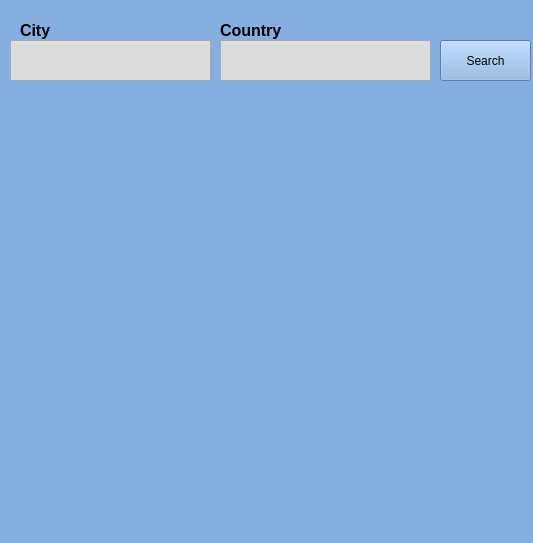
<?xml version="1.0" encoding="UTF-8"?>
<ui version="4.0">
 <class>Form</class>
 <widget class="QWidget" name="Form">
  <property name="geometry">
   <rect>
    <x>0</x>
    <y>0</y>
    <width>533</width>
    <height>543</height>
   </rect>
  </property>
  <property name="palette">
   <palette>
    <active>
     <colorrole role="WindowText">
      <brush brushstyle="SolidPattern">
       <color alpha="255">
        <red>0</red>
        <green>0</green>
        <blue>0</blue>
       </color>
      </brush>
     </colorrole>
     <colorrole role="Button">
      <brush brushstyle="SolidPattern">
       <color alpha="255">
        <red>134</red>
        <green>175</green>
        <blue>225</blue>
       </color>
      </brush>
     </colorrole>
     <colorrole role="Light">
      <brush brushstyle="SolidPattern">
       <color alpha="255">
        <red>235</red>
        <green>244</green>
        <blue>255</blue>
       </color>
      </brush>
     </colorrole>
     <colorrole role="Midlight">
      <brush brushstyle="SolidPattern">
       <color alpha="255">
        <red>184</red>
        <green>209</green>
        <blue>240</blue>
       </color>
      </brush>
     </colorrole>
     <colorrole role="Dark">
      <brush brushstyle="SolidPattern">
       <color alpha="255">
        <red>67</red>
        <green>87</green>
        <blue>112</blue>
       </color>
      </brush>
     </colorrole>
     <colorrole role="Mid">
      <brush brushstyle="SolidPattern">
       <color alpha="255">
        <red>89</red>
        <green>117</green>
        <blue>150</blue>
       </color>
      </brush>
     </colorrole>
     <colorrole role="Text">
      <brush brushstyle="SolidPattern">
       <color alpha="255">
        <red>0</red>
        <green>0</green>
        <blue>0</blue>
       </color>
      </brush>
     </colorrole>
     <colorrole role="BrightText">
      <brush brushstyle="SolidPattern">
       <color alpha="255">
        <red>255</red>
        <green>255</green>
        <blue>255</blue>
       </color>
      </brush>
     </colorrole>
     <colorrole role="ButtonText">
      <brush brushstyle="SolidPattern">
       <color alpha="255">
        <red>0</red>
        <green>0</green>
        <blue>0</blue>
       </color>
      </brush>
     </colorrole>
     <colorrole role="Base">
      <brush brushstyle="SolidPattern">
       <color alpha="255">
        <red>255</red>
        <green>255</green>
        <blue>255</blue>
       </color>
      </brush>
     </colorrole>
     <colorrole role="Window">
      <brush brushstyle="SolidPattern">
       <color alpha="255">
        <red>134</red>
        <green>175</green>
        <blue>225</blue>
       </color>
      </brush>
     </colorrole>
     <colorrole role="Shadow">
      <brush brushstyle="SolidPattern">
       <color alpha="255">
        <red>0</red>
        <green>0</green>
        <blue>0</blue>
       </color>
      </brush>
     </colorrole>
     <colorrole role="AlternateBase">
      <brush brushstyle="SolidPattern">
       <color alpha="255">
        <red>194</red>
        <green>215</green>
        <blue>240</blue>
       </color>
      </brush>
     </colorrole>
     <colorrole role="ToolTipBase">
      <brush brushstyle="SolidPattern">
       <color alpha="255">
        <red>255</red>
        <green>255</green>
        <blue>220</blue>
       </color>
      </brush>
     </colorrole>
     <colorrole role="ToolTipText">
      <brush brushstyle="SolidPattern">
       <color alpha="255">
        <red>0</red>
        <green>0</green>
        <blue>0</blue>
       </color>
      </brush>
     </colorrole>
    </active>
    <inactive>
     <colorrole role="WindowText">
      <brush brushstyle="SolidPattern">
       <color alpha="255">
        <red>0</red>
        <green>0</green>
        <blue>0</blue>
       </color>
      </brush>
     </colorrole>
     <colorrole role="Button">
      <brush brushstyle="SolidPattern">
       <color alpha="255">
        <red>134</red>
        <green>175</green>
        <blue>225</blue>
       </color>
      </brush>
     </colorrole>
     <colorrole role="Light">
      <brush brushstyle="SolidPattern">
       <color alpha="255">
        <red>235</red>
        <green>244</green>
        <blue>255</blue>
       </color>
      </brush>
     </colorrole>
     <colorrole role="Midlight">
      <brush brushstyle="SolidPattern">
       <color alpha="255">
        <red>184</red>
        <green>209</green>
        <blue>240</blue>
       </color>
      </brush>
     </colorrole>
     <colorrole role="Dark">
      <brush brushstyle="SolidPattern">
       <color alpha="255">
        <red>67</red>
        <green>87</green>
        <blue>112</blue>
       </color>
      </brush>
     </colorrole>
     <colorrole role="Mid">
      <brush brushstyle="SolidPattern">
       <color alpha="255">
        <red>89</red>
        <green>117</green>
        <blue>150</blue>
       </color>
      </brush>
     </colorrole>
     <colorrole role="Text">
      <brush brushstyle="SolidPattern">
       <color alpha="255">
        <red>0</red>
        <green>0</green>
        <blue>0</blue>
       </color>
      </brush>
     </colorrole>
     <colorrole role="BrightText">
      <brush brushstyle="SolidPattern">
       <color alpha="255">
        <red>255</red>
        <green>255</green>
        <blue>255</blue>
       </color>
      </brush>
     </colorrole>
     <colorrole role="ButtonText">
      <brush brushstyle="SolidPattern">
       <color alpha="255">
        <red>0</red>
        <green>0</green>
        <blue>0</blue>
       </color>
      </brush>
     </colorrole>
     <colorrole role="Base">
      <brush brushstyle="SolidPattern">
       <color alpha="255">
        <red>255</red>
        <green>255</green>
        <blue>255</blue>
       </color>
      </brush>
     </colorrole>
     <colorrole role="Window">
      <brush brushstyle="SolidPattern">
       <color alpha="255">
        <red>134</red>
        <green>175</green>
        <blue>225</blue>
       </color>
      </brush>
     </colorrole>
     <colorrole role="Shadow">
      <brush brushstyle="SolidPattern">
       <color alpha="255">
        <red>0</red>
        <green>0</green>
        <blue>0</blue>
       </color>
      </brush>
     </colorrole>
     <colorrole role="AlternateBase">
      <brush brushstyle="SolidPattern">
       <color alpha="255">
        <red>194</red>
        <green>215</green>
        <blue>240</blue>
       </color>
      </brush>
     </colorrole>
     <colorrole role="ToolTipBase">
      <brush brushstyle="SolidPattern">
       <color alpha="255">
        <red>255</red>
        <green>255</green>
        <blue>220</blue>
       </color>
      </brush>
     </colorrole>
     <colorrole role="ToolTipText">
      <brush brushstyle="SolidPattern">
       <color alpha="255">
        <red>0</red>
        <green>0</green>
        <blue>0</blue>
       </color>
      </brush>
     </colorrole>
    </inactive>
    <disabled>
     <colorrole role="WindowText">
      <brush brushstyle="SolidPattern">
       <color alpha="255">
        <red>67</red>
        <green>87</green>
        <blue>112</blue>
       </color>
      </brush>
     </colorrole>
     <colorrole role="Button">
      <brush brushstyle="SolidPattern">
       <color alpha="255">
        <red>134</red>
        <green>175</green>
        <blue>225</blue>
       </color>
      </brush>
     </colorrole>
     <colorrole role="Light">
      <brush brushstyle="SolidPattern">
       <color alpha="255">
        <red>235</red>
        <green>244</green>
        <blue>255</blue>
       </color>
      </brush>
     </colorrole>
     <colorrole role="Midlight">
      <brush brushstyle="SolidPattern">
       <color alpha="255">
        <red>184</red>
        <green>209</green>
        <blue>240</blue>
       </color>
      </brush>
     </colorrole>
     <colorrole role="Dark">
      <brush brushstyle="SolidPattern">
       <color alpha="255">
        <red>67</red>
        <green>87</green>
        <blue>112</blue>
       </color>
      </brush>
     </colorrole>
     <colorrole role="Mid">
      <brush brushstyle="SolidPattern">
       <color alpha="255">
        <red>89</red>
        <green>117</green>
        <blue>150</blue>
       </color>
      </brush>
     </colorrole>
     <colorrole role="Text">
      <brush brushstyle="SolidPattern">
       <color alpha="255">
        <red>67</red>
        <green>87</green>
        <blue>112</blue>
       </color>
      </brush>
     </colorrole>
     <colorrole role="BrightText">
      <brush brushstyle="SolidPattern">
       <color alpha="255">
        <red>255</red>
        <green>255</green>
        <blue>255</blue>
       </color>
      </brush>
     </colorrole>
     <colorrole role="ButtonText">
      <brush brushstyle="SolidPattern">
       <color alpha="255">
        <red>67</red>
        <green>87</green>
        <blue>112</blue>
       </color>
      </brush>
     </colorrole>
     <colorrole role="Base">
      <brush brushstyle="SolidPattern">
       <color alpha="255">
        <red>134</red>
        <green>175</green>
        <blue>225</blue>
       </color>
      </brush>
     </colorrole>
     <colorrole role="Window">
      <brush brushstyle="SolidPattern">
       <color alpha="255">
        <red>134</red>
        <green>175</green>
        <blue>225</blue>
       </color>
      </brush>
     </colorrole>
     <colorrole role="Shadow">
      <brush brushstyle="SolidPattern">
       <color alpha="255">
        <red>0</red>
        <green>0</green>
        <blue>0</blue>
       </color>
      </brush>
     </colorrole>
     <colorrole role="AlternateBase">
      <brush brushstyle="SolidPattern">
       <color alpha="255">
        <red>134</red>
        <green>175</green>
        <blue>225</blue>
       </color>
      </brush>
     </colorrole>
     <colorrole role="ToolTipBase">
      <brush brushstyle="SolidPattern">
       <color alpha="255">
        <red>255</red>
        <green>255</green>
        <blue>220</blue>
       </color>
      </brush>
     </colorrole>
     <colorrole role="ToolTipText">
      <brush brushstyle="SolidPattern">
       <color alpha="255">
        <red>0</red>
        <green>0</green>
        <blue>0</blue>
       </color>
      </brush>
     </colorrole>
    </disabled>
   </palette>
  </property>
  <property name="windowTitle">
   <string>Form</string>
  </property>
  <widget class="QTextBrowser" name="weather">
   <property name="geometry">
    <rect>
     <x>110</x>
     <y>90</y>
     <width>321</width>
     <height>51</height>
    </rect>
   </property>
   <property name="palette">
    <palette>
     <active>
      <colorrole role="Button">
       <brush brushstyle="SolidPattern">
        <color alpha="255">
         <red>134</red>
         <green>175</green>
         <blue>225</blue>
        </color>
       </brush>
      </colorrole>
      <colorrole role="Base">
       <brush brushstyle="SolidPattern">
        <color alpha="255">
         <red>134</red>
         <green>175</green>
         <blue>225</blue>
        </color>
       </brush>
      </colorrole>
      <colorrole role="Window">
       <brush brushstyle="SolidPattern">
        <color alpha="255">
         <red>134</red>
         <green>175</green>
         <blue>225</blue>
        </color>
       </brush>
      </colorrole>
      <colorrole role="HighlightedText">
       <brush brushstyle="SolidPattern">
        <color alpha="255">
         <red>255</red>
         <green>255</green>
         <blue>255</blue>
        </color>
       </brush>
      </colorrole>
     </active>
     <inactive>
      <colorrole role="Button">
       <brush brushstyle="SolidPattern">
        <color alpha="255">
         <red>134</red>
         <green>175</green>
         <blue>225</blue>
        </color>
       </brush>
      </colorrole>
      <colorrole role="Base">
       <brush brushstyle="SolidPattern">
        <color alpha="255">
         <red>134</red>
         <green>175</green>
         <blue>225</blue>
        </color>
       </brush>
      </colorrole>
      <colorrole role="Window">
       <brush brushstyle="SolidPattern">
        <color alpha="255">
         <red>134</red>
         <green>175</green>
         <blue>225</blue>
        </color>
       </brush>
      </colorrole>
      <colorrole role="HighlightedText">
       <brush brushstyle="SolidPattern">
        <color alpha="255">
         <red>255</red>
         <green>255</green>
         <blue>255</blue>
        </color>
       </brush>
      </colorrole>
     </inactive>
     <disabled>
      <colorrole role="Button">
       <brush brushstyle="SolidPattern">
        <color alpha="255">
         <red>134</red>
         <green>175</green>
         <blue>225</blue>
        </color>
       </brush>
      </colorrole>
      <colorrole role="Base">
       <brush brushstyle="SolidPattern">
        <color alpha="255">
         <red>134</red>
         <green>175</green>
         <blue>225</blue>
        </color>
       </brush>
      </colorrole>
      <colorrole role="Window">
       <brush brushstyle="SolidPattern">
        <color alpha="255">
         <red>134</red>
         <green>175</green>
         <blue>225</blue>
        </color>
       </brush>
      </colorrole>
      <colorrole role="HighlightedText">
       <brush brushstyle="SolidPattern">
        <color alpha="255">
         <red>255</red>
         <green>255</green>
         <blue>255</blue>
        </color>
       </brush>
      </colorrole>
     </disabled>
    </palette>
   </property>
   <property name="font">
    <font>
     <family>Comic Sans MS</family>
     <pointsize>16</pointsize>
     <weight>50</weight>
     <bold>false</bold>
    </font>
   </property>
   <property name="toolTip">
    <string>&lt;html&gt;&lt;head/&gt;&lt;body&gt;&lt;p align=&quot;center&quot;&gt;&lt;br/&gt;&lt;/p&gt;&lt;/body&gt;&lt;/html&gt;</string>
   </property>
   <property name="whatsThis">
    <string/>
   </property>
   <property name="layoutDirection">
    <enum>Qt::LeftToRight</enum>
   </property>
   <property name="autoFillBackground">
    <bool>false</bool>
   </property>
   <property name="styleSheet">
    <string notr="true">background-color: rgb(134, 175, 225);</string>
   </property>
   <property name="frameShape">
    <enum>QFrame::NoFrame</enum>
   </property>
   <property name="frameShadow">
    <enum>QFrame::Raised</enum>
   </property>
   <property name="html">
    <string>&lt;!DOCTYPE HTML PUBLIC &quot;-//W3C//DTD HTML 4.0//EN&quot; &quot;http://www.w3.org/TR/REC-html40/strict.dtd&quot;&gt;
&lt;html&gt;&lt;head&gt;&lt;meta name=&quot;qrichtext&quot; content=&quot;1&quot; /&gt;&lt;style type=&quot;text/css&quot;&gt;
p, li { white-space: pre-wrap; }
&lt;/style&gt;&lt;/head&gt;&lt;body style=&quot; font-family:'Comic Sans MS'; font-size:16pt; font-weight:400; font-style:normal;&quot;&gt;
&lt;p align=&quot;center&quot; style=&quot;-qt-paragraph-type:empty; margin-top:0px; margin-bottom:0px; margin-left:0px; margin-right:0px; -qt-block-indent:0; text-indent:0px; font-family:'Ringbearer';&quot;&gt;&lt;br /&gt;&lt;/p&gt;&lt;/body&gt;&lt;/html&gt;</string>
   </property>
  </widget>
  <widget class="QPlainTextEdit" name="city">
   <property name="geometry">
    <rect>
     <x>10</x>
     <y>40</y>
     <width>201</width>
     <height>41</height>
    </rect>
   </property>
   <property name="font">
    <font>
     <family>Comic Sans MS</family>
     <pointsize>12</pointsize>
    </font>
   </property>
   <property name="toolTip">
    <string/>
   </property>
   <property name="styleSheet">
    <string notr="true">background-color: rgb(220, 220, 220);</string>
   </property>
   <property name="plainText">
    <string/>
   </property>
  </widget>
  <widget class="QLabel" name="label">
   <property name="geometry">
    <rect>
     <x>20</x>
     <y>20</y>
     <width>111</width>
     <height>21</height>
    </rect>
   </property>
   <property name="font">
    <font>
     <family>System</family>
     <pointsize>12</pointsize>
     <weight>75</weight>
     <bold>true</bold>
    </font>
   </property>
   <property name="text">
    <string>City</string>
   </property>
  </widget>
  <widget class="QTextBrowser" name="temp">
   <property name="geometry">
    <rect>
     <x>150</x>
     <y>280</y>
     <width>231</width>
     <height>51</height>
    </rect>
   </property>
   <property name="font">
    <font>
     <family>Comic Sans MS</family>
     <pointsize>20</pointsize>
    </font>
   </property>
   <property name="styleSheet">
    <string notr="true">background-color: rgb(134, 175, 225);</string>
   </property>
   <property name="frameShape">
    <enum>QFrame::NoFrame</enum>
   </property>
   <property name="frameShadow">
    <enum>QFrame::Raised</enum>
   </property>
   <property name="html">
    <string>&lt;!DOCTYPE HTML PUBLIC &quot;-//W3C//DTD HTML 4.0//EN&quot; &quot;http://www.w3.org/TR/REC-html40/strict.dtd&quot;&gt;
&lt;html&gt;&lt;head&gt;&lt;meta name=&quot;qrichtext&quot; content=&quot;1&quot; /&gt;&lt;style type=&quot;text/css&quot;&gt;
p, li { white-space: pre-wrap; }
&lt;/style&gt;&lt;/head&gt;&lt;body style=&quot; font-family:'Comic Sans MS'; font-size:20pt; font-weight:400; font-style:normal;&quot;&gt;
&lt;p align=&quot;center&quot; style=&quot;-qt-paragraph-type:empty; margin-top:0px; margin-bottom:0px; margin-left:0px; margin-right:0px; -qt-block-indent:0; text-indent:0px; font-family:'MS Shell Dlg 2'; font-size:8.25pt;&quot;&gt;&lt;br /&gt;&lt;/p&gt;&lt;/body&gt;&lt;/html&gt;</string>
   </property>
  </widget>
  <widget class="QTextEdit" name="maxtemp">
   <property name="geometry">
    <rect>
     <x>20</x>
     <y>380</y>
     <width>221</width>
     <height>31</height>
    </rect>
   </property>
   <property name="font">
    <font>
     <family>Comic Sans MS</family>
     <pointsize>12</pointsize>
    </font>
   </property>
   <property name="styleSheet">
    <string notr="true">background-color: rgb(134, 175, 225);</string>
   </property>
   <property name="frameShape">
    <enum>QFrame::NoFrame</enum>
   </property>
   <property name="frameShadow">
    <enum>QFrame::Raised</enum>
   </property>
   <property name="html">
    <string>&lt;!DOCTYPE HTML PUBLIC &quot;-//W3C//DTD HTML 4.0//EN&quot; &quot;http://www.w3.org/TR/REC-html40/strict.dtd&quot;&gt;
&lt;html&gt;&lt;head&gt;&lt;meta name=&quot;qrichtext&quot; content=&quot;1&quot; /&gt;&lt;style type=&quot;text/css&quot;&gt;
p, li { white-space: pre-wrap; }
&lt;/style&gt;&lt;/head&gt;&lt;body style=&quot; font-family:'Comic Sans MS'; font-size:12pt; font-weight:400; font-style:normal;&quot;&gt;
&lt;p align=&quot;center&quot; style=&quot;-qt-paragraph-type:empty; margin-top:0px; margin-bottom:0px; margin-left:0px; margin-right:0px; -qt-block-indent:0; text-indent:0px; font-family:'Ringbearer'; font-size:10pt;&quot;&gt;&lt;br /&gt;&lt;/p&gt;&lt;/body&gt;&lt;/html&gt;</string>
   </property>
  </widget>
  <widget class="QTextEdit" name="mintemp">
   <property name="geometry">
    <rect>
     <x>20</x>
     <y>410</y>
     <width>221</width>
     <height>31</height>
    </rect>
   </property>
   <property name="font">
    <font>
     <family>Comic Sans MS</family>
     <pointsize>12</pointsize>
    </font>
   </property>
   <property name="styleSheet">
    <string notr="true">background-color: rgb(134, 175, 225);</string>
   </property>
   <property name="frameShape">
    <enum>QFrame::NoFrame</enum>
   </property>
   <property name="frameShadow">
    <enum>QFrame::Raised</enum>
   </property>
   <property name="html">
    <string>&lt;!DOCTYPE HTML PUBLIC &quot;-//W3C//DTD HTML 4.0//EN&quot; &quot;http://www.w3.org/TR/REC-html40/strict.dtd&quot;&gt;
&lt;html&gt;&lt;head&gt;&lt;meta name=&quot;qrichtext&quot; content=&quot;1&quot; /&gt;&lt;style type=&quot;text/css&quot;&gt;
p, li { white-space: pre-wrap; }
&lt;/style&gt;&lt;/head&gt;&lt;body style=&quot; font-family:'Comic Sans MS'; font-size:12pt; font-weight:400; font-style:normal;&quot;&gt;
&lt;p align=&quot;center&quot; style=&quot;-qt-paragraph-type:empty; margin-top:0px; margin-bottom:0px; margin-left:0px; margin-right:0px; -qt-block-indent:0; text-indent:0px; font-family:'MS Shell Dlg 2'; font-size:8.25pt;&quot;&gt;&lt;br /&gt;&lt;/p&gt;&lt;/body&gt;&lt;/html&gt;</string>
   </property>
  </widget>
  <widget class="QTextEdit" name="humidity">
   <property name="geometry">
    <rect>
     <x>280</x>
     <y>360</y>
     <width>221</width>
     <height>31</height>
    </rect>
   </property>
   <property name="font">
    <font>
     <family>Comic Sans MS</family>
     <pointsize>12</pointsize>
    </font>
   </property>
   <property name="styleSheet">
    <string notr="true">background-color: rgb(134, 175, 225);</string>
   </property>
   <property name="frameShape">
    <enum>QFrame::NoFrame</enum>
   </property>
   <property name="frameShadow">
    <enum>QFrame::Raised</enum>
   </property>
  </widget>
  <widget class="QTextEdit" name="pressure">
   <property name="geometry">
    <rect>
     <x>20</x>
     <y>440</y>
     <width>221</width>
     <height>31</height>
    </rect>
   </property>
   <property name="font">
    <font>
     <family>Comic Sans MS</family>
     <pointsize>12</pointsize>
    </font>
   </property>
   <property name="styleSheet">
    <string notr="true">background-color: rgb(134, 175, 225);</string>
   </property>
   <property name="frameShape">
    <enum>QFrame::NoFrame</enum>
   </property>
   <property name="frameShadow">
    <enum>QFrame::Raised</enum>
   </property>
  </widget>
  <widget class="QTextEdit" name="sunrise">
   <property name="geometry">
    <rect>
     <x>280</x>
     <y>420</y>
     <width>221</width>
     <height>31</height>
    </rect>
   </property>
   <property name="font">
    <font>
     <family>Comic Sans MS</family>
     <pointsize>12</pointsize>
    </font>
   </property>
   <property name="styleSheet">
    <string notr="true">background-color: rgb(134, 175, 225);</string>
   </property>
   <property name="frameShape">
    <enum>QFrame::NoFrame</enum>
   </property>
   <property name="frameShadow">
    <enum>QFrame::Raised</enum>
   </property>
  </widget>
  <widget class="QTextEdit" name="windspeed">
   <property name="geometry">
    <rect>
     <x>280</x>
     <y>390</y>
     <width>221</width>
     <height>31</height>
    </rect>
   </property>
   <property name="font">
    <font>
     <family>Comic Sans MS</family>
     <pointsize>12</pointsize>
    </font>
   </property>
   <property name="styleSheet">
    <string notr="true">background-color: rgb(134, 175, 225);</string>
   </property>
   <property name="frameShape">
    <enum>QFrame::NoFrame</enum>
   </property>
   <property name="frameShadow">
    <enum>QFrame::Raised</enum>
   </property>
  </widget>
  <widget class="QTextEdit" name="sunset">
   <property name="geometry">
    <rect>
     <x>280</x>
     <y>450</y>
     <width>221</width>
     <height>31</height>
    </rect>
   </property>
   <property name="font">
    <font>
     <family>Comic Sans MS</family>
     <pointsize>12</pointsize>
    </font>
   </property>
   <property name="styleSheet">
    <string notr="true">background-color: rgb(134, 175, 225);</string>
   </property>
   <property name="frameShape">
    <enum>QFrame::NoFrame</enum>
   </property>
   <property name="frameShadow">
    <enum>QFrame::Raised</enum>
   </property>
  </widget>
  <widget class="QLabel" name="label_2">
   <property name="geometry">
    <rect>
     <x>220</x>
     <y>20</y>
     <width>141</width>
     <height>21</height>
    </rect>
   </property>
   <property name="font">
    <font>
     <family>System</family>
     <pointsize>12</pointsize>
     <weight>75</weight>
     <bold>true</bold>
    </font>
   </property>
   <property name="text">
    <string>Country</string>
   </property>
  </widget>
  <widget class="QPushButton" name="SearchButton">
   <property name="geometry">
    <rect>
     <x>440</x>
     <y>40</y>
     <width>91</width>
     <height>41</height>
    </rect>
   </property>
   <property name="text">
    <string>Search</string>
   </property>
  </widget>
  <widget class="QPlainTextEdit" name="country">
   <property name="geometry">
    <rect>
     <x>220</x>
     <y>40</y>
     <width>211</width>
     <height>41</height>
    </rect>
   </property>
   <property name="font">
    <font>
     <family>Comic Sans MS</family>
     <pointsize>12</pointsize>
    </font>
   </property>
   <property name="toolTip">
    <string/>
   </property>
   <property name="styleSheet">
    <string notr="true">background-color: rgb(220, 220, 220);</string>
   </property>
   <property name="plainText">
    <string/>
   </property>
  </widget>
  <widget class="QLabel" name="snow">
   <property name="geometry">
    <rect>
     <x>210</x>
     <y>150</y>
     <width>121</width>
     <height>101</height>
    </rect>
   </property>
   <property name="toolTip">
    <string>&lt;html&gt;&lt;head/&gt;&lt;body&gt;&lt;p&gt;&lt;img src=&quot;:/Sun/Icons/icons8-sun-48.png&quot;/&gt;&lt;/p&gt;&lt;/body&gt;&lt;/html&gt;</string>
   </property>
   <property name="text">
    <string>&lt;html&gt;&lt;head/&gt;&lt;body&gt;&lt;p&gt;&lt;img src=&quot;:/Sun/Icons/icons8-snow-96.png&quot;/&gt;&lt;/p&gt;&lt;/body&gt;&lt;/html&gt;</string>
   </property>
  </widget>
  <widget class="QLabel" name="sun">
   <property name="geometry">
    <rect>
     <x>210</x>
     <y>140</y>
     <width>121</width>
     <height>101</height>
    </rect>
   </property>
   <property name="toolTip">
    <string>&lt;html&gt;&lt;head/&gt;&lt;body&gt;&lt;p&gt;&lt;img src=&quot;:/Sun/Icons/icons8-sun-48.png&quot;/&gt;&lt;/p&gt;&lt;/body&gt;&lt;/html&gt;</string>
   </property>
   <property name="text">
    <string>&lt;html&gt;&lt;head/&gt;&lt;body&gt;&lt;p&gt;&lt;img src=&quot;:/Sun/Icons/icons8-sun-48.png&quot;/&gt;&lt;/p&gt;&lt;/body&gt;&lt;/html&gt;</string>
   </property>
  </widget>
  <widget class="QLabel" name="cloud">
   <property name="geometry">
    <rect>
     <x>210</x>
     <y>140</y>
     <width>121</width>
     <height>101</height>
    </rect>
   </property>
   <property name="toolTip">
    <string>&lt;html&gt;&lt;head/&gt;&lt;body&gt;&lt;p&gt;&lt;img src=&quot;:/Sun/Icons/icons8-sun-48.png&quot;/&gt;&lt;/p&gt;&lt;/body&gt;&lt;/html&gt;</string>
   </property>
   <property name="text">
    <string>&lt;html&gt;&lt;head/&gt;&lt;body&gt;&lt;p&gt;&lt;img src=&quot;:/Sun/Icons/icons8-partly-cloudy-day-96.png&quot;/&gt;&lt;/p&gt;&lt;/body&gt;&lt;/html&gt;</string>
   </property>
  </widget>
  <widget class="QLabel" name="rain">
   <property name="geometry">
    <rect>
     <x>210</x>
     <y>140</y>
     <width>121</width>
     <height>101</height>
    </rect>
   </property>
   <property name="toolTip">
    <string>&lt;html&gt;&lt;head/&gt;&lt;body&gt;&lt;p&gt;&lt;img src=&quot;:/Sun/Icons/icons8-sun-48.png&quot;/&gt;&lt;/p&gt;&lt;/body&gt;&lt;/html&gt;</string>
   </property>
   <property name="text">
    <string>&lt;html&gt;&lt;head/&gt;&lt;body&gt;&lt;p&gt;&lt;img src=&quot;:/Sun/Icons/icons8-rain-96.png&quot;/&gt;&lt;/p&gt;&lt;/body&gt;&lt;/html&gt;</string>
   </property>
  </widget>
  <widget class="QLabel" name="thunderstorm">
   <property name="geometry">
    <rect>
     <x>210</x>
     <y>140</y>
     <width>121</width>
     <height>101</height>
    </rect>
   </property>
   <property name="toolTip">
    <string>&lt;html&gt;&lt;head/&gt;&lt;body&gt;&lt;p&gt;&lt;img src=&quot;:/Sun/Icons/icons8-sun-48.png&quot;/&gt;&lt;/p&gt;&lt;/body&gt;&lt;/html&gt;</string>
   </property>
   <property name="text">
    <string>&lt;html&gt;&lt;head/&gt;&lt;body&gt;&lt;p&gt;&lt;img src=&quot;:/Sun/Icons/icons8-cloud-lightning-96.png&quot;/&gt;&lt;/p&gt;&lt;/body&gt;&lt;/html&gt;</string>
   </property>
  </widget>
  <widget class="QLabel" name="fog">
   <property name="geometry">
    <rect>
     <x>220</x>
     <y>140</y>
     <width>121</width>
     <height>101</height>
    </rect>
   </property>
   <property name="toolTip">
    <string>&lt;html&gt;&lt;head/&gt;&lt;body&gt;&lt;p&gt;&lt;img src=&quot;:/Sun/Icons/icons8-sun-48.png&quot;/&gt;&lt;/p&gt;&lt;/body&gt;&lt;/html&gt;</string>
   </property>
   <property name="text">
    <string>&lt;html&gt;&lt;head/&gt;&lt;body&gt;&lt;p&gt;&lt;img src=&quot;:/Sun/Icons/icons8-fog-62.png&quot;/&gt;&lt;/p&gt;&lt;/body&gt;&lt;/html&gt;</string>
   </property>
  </widget>
 </widget>
 <resources>
  <include location="../rsrc.qrc"/>
 </resources>
 <connections/>
</ui>
